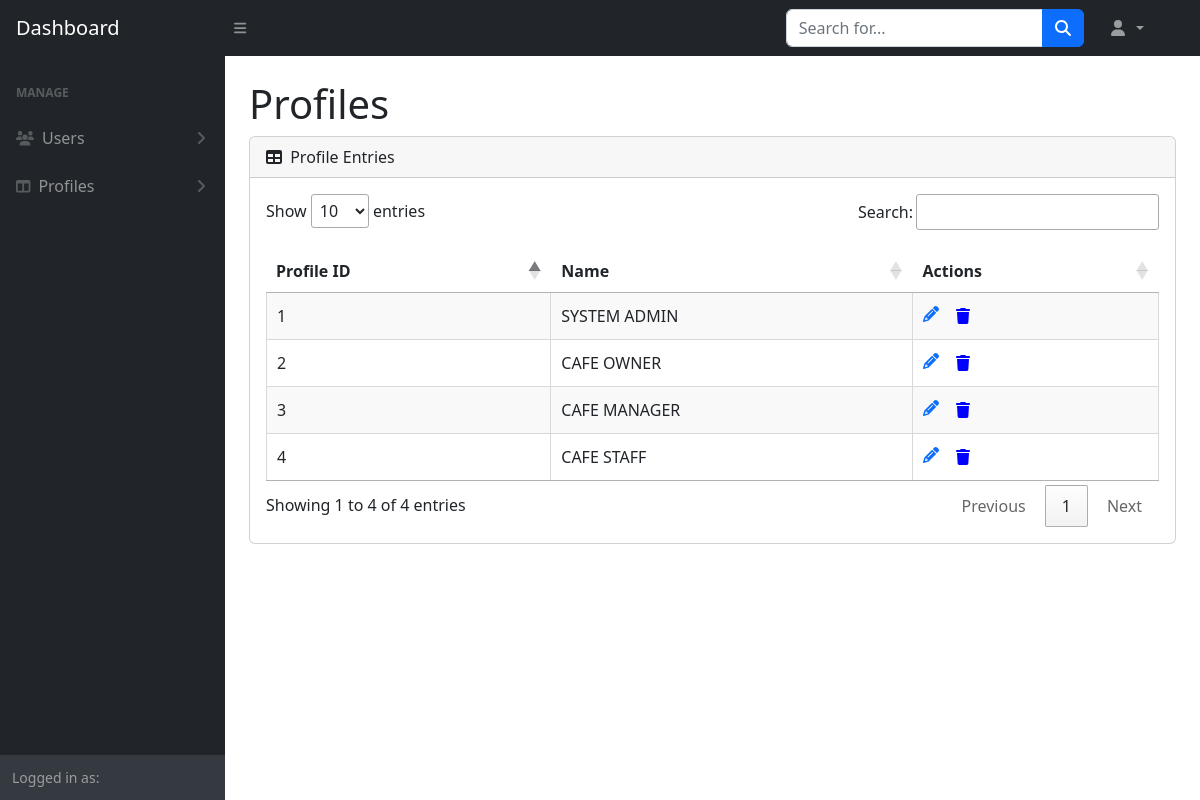
Page /Boundary/ViewProfilePage.php on the committed database.
### tables this page shows
CREATE TABLE `profile` (
  `profile_id` int(11) NOT NULL,
  `profile_name` varchar(255) NOT NULL
);

### Entity/Profile.php (called while the page is built, shortened)
<?php
    class Profile {
        public function getProfiles() {
            $DAO = new DAO();
            $connection = $DAO->get_connection();
            $sql = "SELECT `profile_id`, `profile_name` FROM `profile`";
            return $connection->query($sql);
        }
    }
?>

### Controller/SystemAdminViewProfileController.php (called while the page is built)
<?php
include_once "../Entity/Profile.php";
class SystemAdminViewProfileController {
    public function getProfiles() {
        $profile = new Profile();
        return $profile->getProfiles();
    }
}
?>

### Boundary/ViewProfilePage.php (the view, shortened to what this page needs)
<link rel="stylesheet" href="https://cdn.datatables.net/1.13.6/css/jquery.dataTables.min.css">
<link rel="stylesheet" href="https://cdn.jsdelivr.net/npm/sweetalert2@11/dist/sweetalert2.min.css">
<?php
include_once "../Controller/SystemAdminViewProfileController.php";
$viewProfileController = new SystemAdminViewProfileController();
$allProfiles = $viewProfileController->getProfiles();
?>
<body class="sb-nav-fixed">
    <?php require "SystemAdminNav.php";?>
    <div id="layoutSidenav_content">
        <main>
        <div class="container-fluid px-4">
            <h1 class="mt-4">Profiles</h1>
            <div class="card mb-4">
                <div class="card-header">
                    <i class="fas fa-table me-1"></i>
                    Profile Entries
                </div>
                <div class="card-body">
                    <table class="cell-border stripe" id="dataTable" width="100%" cellspacing="0">
                        <thead>
                            <tr>
                                <th>Profile ID</th>
                                <th>Name</th>
                                <th>Actions</th>
                            </tr>
                        </thead>
                        <tbody>
                            <?php
                            while ($profile = $allProfiles->fetch_assoc()) {
                                echo "<tr>
                                        <td>{$profile['profile_id']}</td>
                                        <td>{$profile['profile_name']}</td>
                                        <td>
                                            <a href='UpdateProfilePage.php?id={$profile['profile_id']}'><i class='fas fa-pencil-alt'></i></a>
                                            <button class='btn' style='color:blue' onclick='confirmDelete({$profile['profile_id']})'><i class='fas fa-trash'></i></button>
                                        </td>
                                    </tr>";
                            }
                            ?>
                        </tbody>
                    </table>
                </div>
            </div>
        </div>
        </main>
    </div>
</body>

### rows in the picture
profile: profile_id "1", profile_name "SYSTEM ADMIN"
profile: profile_id "2", profile_name "CAFE OWNER"
profile: profile_id "3", profile_name "CAFE MANAGER"
profile: profile_id "4", profile_name "CAFE STAFF"
